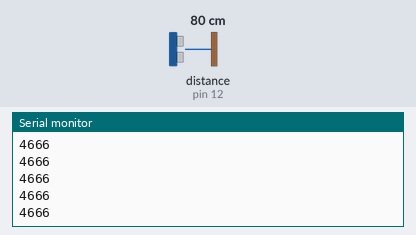
A sketch run on a simulated Arduino Uno, built with avr-gcc and run on an emulated ATmega328P. Shown: the last lines printed to the serial monitor. Wiring (inferred from the names in the program): ultrasonic range finder: trigger pin 13; echo pin 12. The inputs (shaded band) are chosen by the test bench; at power-on: distance to the obstacle (sensor on pin 12) 80 cm. The echo pulse lasts 58.3 µs per cm.

Above: at 1.2 s.
1.3 s: distance to the obstacle (sensor on pin 12) set to 2 cm
At 2.1 s:
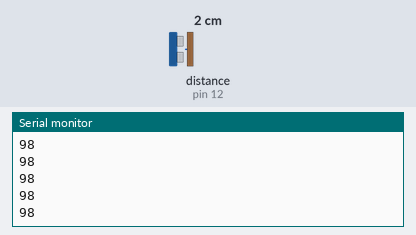
2.8 s: distance to the obstacle (sensor on pin 12) set to 4 cm
At 3.4 s:
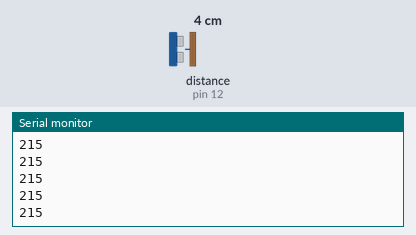
Timing chart, 0 to 5.8 s (numbered marks = the images above; inputs shaded):
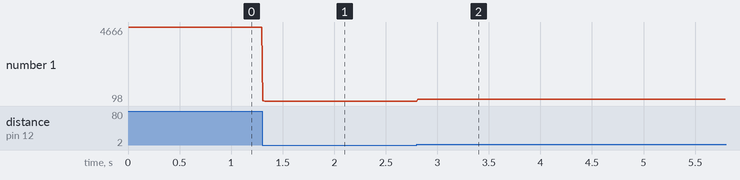

The sketch:

DS.ino
```cpp
/*Program to demonstrate the working of a HC-SR04 Ultrasonic Distance
Sensor with an Arduino.

Authors:

Suryoday Basak
Sukrit Venkatagiri
Sampath Shanmugam


*/
int trigger=13;//Connect the 13th Pin of the Arduino to the trigger pin of HC-SR04.
int echo=12;//Connect the 12th Pin of the Arduino to the triggerecho
void setup()
{
  Serial.begin (9600);

  pinMode(trigger, OUTPUT);
  pinMode(echo, INPUT);
}

void loop()
{
  long duration;

  digitalWrite(trigger, LOW);
  delayMicroseconds(2);

  digitalWrite(trigger, HIGH);
  delayMicroseconds(10);

  digitalWrite(trigger, LOW);

  duration = pulseIn(echo, HIGH);

  Serial.println(duration);

  delay(10);
}
```

Measured:
- after the input at 1.3 s, the serial monitor: prints a new line at once (image 1)
- after the input at 2.8 s, the serial monitor: prints a new line at once (image 2)
- plotted number 1: 4666 → 98 after the input at 1.3 s, 98 → 215 after the input at 2.8 s
